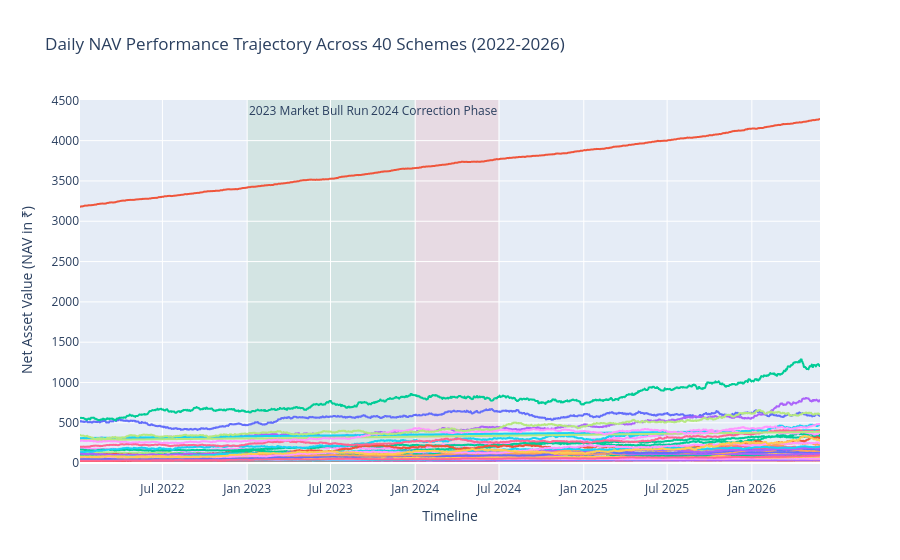

This figure's notebook cell:
### Code cell
nav_query = """
SELECT n.date, n.nav, f.scheme_name 
FROM fact_nav n
JOIN dim_fund f ON n.amfi_code = f.amfi_code;
"""
df_nav = pd.read_sql_query(nav_query, conn)
df_nav['date'] = pd.to_datetime(df_nav['date'])

fig_nav = px.line(
    df_nav, x='date', y='nav', color='scheme_name', 
    title='Daily NAV Performance Trajectory Across 40 Schemes (2022-2026)'
)

fig_nav.add_vrect(
    x0="2023-01-01", x1="2023-12-31", fillcolor="green", opacity=0.08, 
    layer="below", line_width=0, 
    annotation_text="2023 Market Bull Run", 
    annotation_position="top left" # Positions this label at the top
)

fig_nav.add_vrect(
    x0="2024-01-01", x1="2024-06-30", fillcolor="red", opacity=0.08, 
    layer="below", line_width=0, 
    annotation_text=" 2024 Correction Phase", 
    annotation_position="top right" 
)

fig_nav.update_layout(
    xaxis_title="Timeline", 
    yaxis_title="Net Asset Value (NAV in ₹)", 
    legend_visible=False  # Keeps the workspace clean due to high volume of schemes
)
fig_nav.show()

### Figure 1 — Plotly figure (JSON) as saved in the notebook; plotly's stock layout.template omitted (floating-point values rounded to 4 significant figures; data arrays with more than 128 entries replaced by an {"elided": "..."} marker saying what was removed)
{"data": [{"hovertemplate": "scheme_name=HDFC Top 100 Fund - Regular Plan - Growth<br>date=%{x}<br>nav=%{y}<extra></extra>", "legendgroup": "HDFC Top 100 Fund - Regular Plan - Growth", "line": {"color": "#636efa", "dash": "solid"}, "marker": {"symbol": "circle"}, "mode": "lines", "name": "HDFC Top 100 Fund - Regular Plan - Growth", "showlegend": true, "type": "scattergl", "x": {"elided": "1608 str values"}, "xaxis": "x", "y": {"elided": "1608 float values"}, "yaxis": "y"}, {"hovertemplate": "scheme_name=HDFC Short Term Debt Fund - Regular - Growth<br>date=%{x}<br>nav=%{y}<extra></extra>", "legendgroup": "HDFC Short Term Debt Fund - Regular - Growth", "line": {"color": "#EF553B", "dash": "solid"}, "marker": {"symbol": "circle"}, "mode": "lines", "name": "HDFC Short Term Debt Fund - Regular - Growth", "showlegend": true, "type": "scattergl", "x": {"elided": "1608 str values"}, "xaxis": "x", "y": {"elided": "1608 float values"}, "yaxis": "y"}, {"hovertemplate": "scheme_name=HDFC Mid-Cap Opportunities Fund - Regular - Growth<br>date=%{x}<br>nav=%{y}<extra></extra>", "legendgroup": "HDFC Mid-Cap Opportunities Fund - Regular - Growth", "line": {"color": "#00cc96", "dash": "solid"}, "marker": {"symbol": "circle"}, "mode": "lines", "name": "HDFC Mid-Cap Opportunities Fund - Regular - Growth", "showlegend": true, "type": "scattergl", "x": {"elided": "1608 str values"}, "xaxis": "x", "y": {"elided": "1608 float values"}, "yaxis": "y"}, {"hovertemplate": "scheme_name=ABSL Frontline Equity Fund - Regular - Growth<br>date=%{x}<br>nav=%{y}<extra></extra>", "legendgroup": "ABSL Frontline Equity Fund - Regular - Growth", "line": {"color": "#ab63fa", "dash": "solid"}, "marker": {"symbol": "circle"}, "mode": "lines", "name": "ABSL Frontline Equity Fund - Regular - Growth", "showlegend": true, "type": "scattergl", "x": {"elided": "1608 str values"}, "xaxis": "x", "y": {"elided": "1608 float values"}, "yaxis": "y"}, {"hovertemplate": "scheme_name=ABSL Small Cap Fund - Regular - Growth<br>date=%{x}<br>nav=%{y}<extra></extra>", "legendgroup": "ABSL Small Cap Fund - Regular - Growth", "line": {"color": "#FFA15A", "dash": "solid"}, "marker": {"symbol": "circle"}, "mode": "lines", "name": "ABSL Small Cap Fund - Regular - Growth", "showlegend": true, "type": "scattergl", "x": {"elided": "1608 str values"}, "xaxis": "x", "y": {"elided": "1608 float values"}, "yaxis": "y"}, {"hovertemplate": "scheme_name=ABSL Liquid Fund - Regular - Growth<br>date=%{x}<br>nav=%{y}<extra></extra>", "legendgroup": "ABSL Liquid Fund - Regular - Growth", "line": {"color": "#19d3f3", "dash": "solid"}, "marker": {"symbol": "circle"}, "mode": "lines", "name": "ABSL Liquid Fund - Regular - Growth", "showlegend": true, "type": "scattergl", "x": {"elided": "1608 str values"}, "xaxis": "x", "y": {"elided": "1608 float values"}, "yaxis": "y"}, {"hovertemplate": "scheme_name=UTI Nifty 50 Index Fund - Regular - Growth<br>date=%{x}<br>nav=%{y}<extra></extra>", "legendgroup": "UTI Nifty 50 Index Fund - Regular - Growth", "line": {"color": "#FF6692", "dash": "solid"}, "marker": {"symbol": "circle"}, "mode": "lines", "name": "UTI Nifty 50 Index Fund - Regular - Growth", "showlegend": true, "type": "scattergl", "x": {"elided": "1608 str values"}, "xaxis": "x", "y": {"elided": "1608 float values"}, "yaxis": "y"}, {"hovertemplate": "scheme_name=UTI Mid Cap Fund - Regular - Growth<br>date=%{x}<br>nav=%{y}<extra></extra>", "legendgroup": "UTI Mid Cap Fund - Regular - Growth", "line": {"color": "#B6E880", "dash": "solid"}, "marker": {"symbol": "circle"}, "mode": "lines", "name": "UTI Mid Cap Fund - Regular - Growth", "showlegend": true, "type": "scattergl", "x": {"elided": "1608 str values"}, "xaxis": "x", "y": {"elided": "1608 float values"}, "yaxis": "y"}, {"hovertemplate": "scheme_name=UTI Flexi Cap Fund - Regular - Growth<br>date=%{x}<br>nav=%{y}<extra></extra>", "legendgroup": "UTI Flexi Cap Fund - Regular - Growth", "line": {"color": "#FF97FF", "dash": "solid"}, "marker": {"symbol": "circle"}, "mode": "lines", "name": "UTI Flexi Cap Fund - Regular - Growth", "showlegend": true, "type": "scattergl", "x": {"elided": "1608 str values"}, "xaxis": "x", "y": {"elided": "1608 float values"}, "yaxis": "y"}, {"hovertemplate": "scheme_name=Nippon India Large Cap Fund - Regular - Growth<br>date=%{x}<br>nav=%{y}<extra></extra>", "legendgroup": "Nippon India Large Cap Fund - Regular - Growth", "line": {"color": "#FECB52", "dash": "solid"}, "marker": {"symbol": "circle"}, "mode": "lines", "name": "Nippon India Large Cap Fund - Regular - Growth", "showlegend": true, "type": "scattergl", "x": {"elided": "1608 str values"}, "xaxis": "x", "y": {"elided": "1608 float values"}, "yaxis": "y"}, {"hovertemplate": "scheme_name=Nippon India Large Cap Fund - Direct - Growth<br>date=%{x}<br>nav=%{y}<extra></extra>", "legendgroup": "Nippon India Large Cap Fund - Direct - Growth", "line": {"color": "#636efa", "dash": "solid"}, "marker": {"symbol": "circle"}, "mode": "lines", "name": "Nippon India Large Cap Fund - Direct - Growth", "showlegend": true, "type": "scattergl", "x": {"elided": "1608 str values"}, "xaxis": "x", "y": {"elided": "1608 float values"}, "yaxis": "y"}, {"hovertemplate": "scheme_name=Nippon India Small Cap Fund - Regular - Growth<br>date=%{x}<br>nav=%{y}<extra></extra>", "legendgroup": "Nippon India Small Cap Fund - Regular - Growth", "line": {"color": "#EF553B", "dash": "solid"}, "marker": {"symbol": "circle"}, "mode": "lines", "name": "Nippon India Small Cap Fund - Regular - Growth", "showlegend": true, "type": "scattergl", "x": {"elided": "1608 str values"}, "xaxis": "x", "y": {"elided": "1608 float values"}, "yaxis": "y"}, {"hovertemplate": "scheme_name=Nippon India ETF Nifty 50 BeES<br>date=%{x}<br>nav=%{y}<extra></extra>", "legendgroup": "Nippon India ETF Nifty 50 BeES", "line": {"color": "#00cc96", "dash": "solid"}, "marker": {"symbol": "circle"}, "mode": "lines", "name": "Nippon India ETF Nifty 50 BeES", "showlegend": true, "type": "scattergl", "x": {"elided": "1608 str values"}, "xaxis": "x", "y": {"elided": "1608 float values"}, "yaxis": "y"}, {"hovertemplate": "scheme_name=Nippon India Gilt Securities Fund - Regular - Growth<br>date=%{x}<br>nav=%{y}<extra></extra>", "legendgroup": "Nippon India Gilt Securities Fund - Regular - Growth", "line": {"color": "#ab63fa", "dash": "solid"}, "marker": {"symbol": "circle"}, "mode": "lines", "name": "Nippon India Gilt Securities Fund - Regular - Growth", "showlegend": true, "type": "scattergl", "x": {"elided": "1608 str values"}, "xaxis": "x", "y": {"elided": "1608 float values"}, "yaxis": "y"}, {"hovertemplate": "scheme_name=Axis Bluechip Fund - Regular - Growth<br>date=%{x}<br>nav=%{y}<extra></extra>", "legendgroup": "Axis Bluechip Fund - Regular - Growth", "line": {"color": "#FFA15A", "dash": "solid"}, "marker": {"symbol": "circle"}, "mode": "lines", "name": "Axis Bluechip Fund - Regular - Growth", "showlegend": true, "type": "scattergl", "x": {"elided": "1608 str values"}, "xaxis": "x", "y": {"elided": "1608 float values"}, "yaxis": "y"}, {"hovertemplate": "scheme_name=Axis Bluechip Fund - Direct - Growth<br>date=%{x}<br>nav=%{y}<extra></extra>", "legendgroup": "Axis Bluechip Fund - Direct - Growth", "line": {"color": "#19d3f3", "dash": "solid"}, "marker": {"symbol": "circle"}, "mode": "lines", "name": "Axis Bluechip Fund - Direct - Growth", "showlegend": true, "type": "scattergl", "x": {"elided": "1608 str values"}, "xaxis": "x", "y": {"elided": "1608 float values"}, "yaxis": "y"}, {"hovertemplate": "scheme_name=Axis Midcap Fund - Regular - Growth<br>date=%{x}<br>nav=%{y}<extra></extra>", "legendgroup": "Axis Midcap Fund - Regular - Growth", "line": {"color": "#FF6692", "dash": "solid"}, "marker": {"symbol": "circle"}, "mode": "lines", "name": "Axis Midcap Fund - Regular - Growth", "showlegend": true, "type": "scattergl", "x": {"elided": "1608 str values"}, "xaxis": "x", "y": {"elided": "1608 float values"}, "yaxis": "y"}, {"hovertemplate": "scheme_name=Axis Small Cap Fund - Regular - Growth<br>date=%{x}<br>nav=%{y}<extra></extra>", "legendgroup": "Axis Small Cap Fund - Regular - Growth", "line": {"color": "#B6E880", "dash": "solid"}, "marker": {"symbol": "circle"}, "mode": "lines", "name": "Axis Small Cap Fund - Regular - Growth", "showlegend": true, "type": "scattergl", "x": {"elided": "1608 str values"}, "xaxis": "x", "y": {"elided": "1608 float values"}, "yaxis": "y"}, {"hovertemplate": "scheme_name=SBI Magnum Gilt Fund - Regular Plan - Growth<br>date=%{x}<br>nav=%{y}<extra></extra>", "legendgroup": "SBI Magnum Gilt Fund - Regular Plan - Growth", "line": {"color": "#FF97FF", "dash": "solid"}, "marker": {"symbol": "circle"}, "mode": "lines", "name": "SBI Magnum Gilt Fund - Regular Plan - Growth", "showlegend": true, "type": "scattergl", "x": {"elided": "1608 str values"}, "xaxis": "x", "y": {"elided": "1608 float values"}, "yaxis": "y"}, {"hovertemplate": "scheme_name=SBI Bluechip Fund - Regular Plan - Growth<br>date=%{x}<br>nav=%{y}<extra></extra>", "legendgroup": "SBI Bluechip Fund - Regular Plan - Growth", "line": {"color": "#FECB52", "dash": "solid"}, "marker": {"symbol": "circle"}, "mode": "lines", "name": "SBI Bluechip Fund - Regular Plan - Growth", "showlegend": true, "type": "scattergl", "x": {"elided": "1608 str values"}, "xaxis": "x", "y": {"elided": "1608 float values"}, "yaxis": "y"}, {"hovertemplate": "scheme_name=SBI Bluechip Fund - Direct Plan - Growth<br>date=%{x}<br>nav=%{y}<extra></extra>", "legendgroup": "SBI Bluechip Fund - Direct Plan - Growth", "line": {"color": "#636efa", "dash": "solid"}, "marker": {"symbol": "circle"}, "mode": "lines", "name": "SBI Bluechip Fund - Direct Plan - Growth", "showlegend": true, "type": "scattergl", "x": {"elided": "1608 str values"}, "xaxis": "x", "y": {"elided": "1608 float values"}, "yaxis": "y"}, {"hovertemplate": "scheme_name=SBI Small Cap Fund - Regular Plan - Growth<br>date=%{x}<br>nav=%{y}<extra></extra>", "legendgroup": "SBI Small Cap Fund - Regular Plan - Growth", "line": {"color": "#EF553B", "dash": "solid"}, "marker": {"symbol": "circle"}, "mode": "lines", "name": "SBI Small Cap Fund - Regular Plan - Growth", "showlegend": true, "type": "scattergl", "x": {"elided": "1608 str values"}, "xaxis": "x", "y": {"elided": "1608 float values"}, "yaxis": "y"}, {"hovertemplate": "scheme_name=SBI Small Cap Fund - Direct Plan - Growth<br>date=%{x}<br>nav=%{y}<extra></extra>", "legendgroup": "SBI Small Cap Fund - Direct Plan - Growth", "line": {"color": "#00cc96", "dash": "solid"}, "marker": {"symbol": "circle"}, "mode": "lines", "name": "SBI Small Cap Fund - Direct Plan - Growth", "showlegend": true, "type": "scattergl", "x": {"elided": "1608 str values"}, "xaxis": "x", "y": {"elided": "1608 float values"}, "yaxis": "y"}, {"hovertemplate": "scheme_name=ICICI Pru Bluechip Fund - Regular - Growth<br>date=%{x}<br>nav=%{y}<extra></extra>", "legendgroup": "ICICI Pru Bluechip Fund - Regular - Growth", "line": {"color": "#ab63fa", "dash": "solid"}, "marker": {"symbol": "circle"}, "mode": "lines", "name": "ICICI Pru Bluechip Fund - Regular - Growth", "showlegend": true, "type": "scattergl", "x": {"elided": "1608 str values"}, "xaxis": "x", "y": {"elided": "1608 float values"}, "yaxis": "y"}, {"hovertemplate": "scheme_name=ICICI Pru Bluechip Fund - Direct - Growth<br>date=%{x}<br>nav=%{y}<extra></extra>", "legendgroup": "ICICI Pru Bluechip Fund - Direct - Growth", "line": {"color": "#FFA15A", "dash": "solid"}, "marker": {"symbol": "circle"}, "mode": "lines", "name": "ICICI Pru Bluechip Fund - Direct - Growth", "showlegend": true, "type": "scattergl", "x": {"elided": "1608 str values"}, "xaxis": "x", "y": {"elided": "1608 float values"}, "yaxis": "y"}, {"hovertemplate": "scheme_name=ICICI Pru Midcap Fund - Regular - Growth<br>date=%{x}<br>nav=%{y}<extra></extra>", "legendgroup": "ICICI Pru Midcap Fund - Regular - Growth", "line": {"color": "#19d3f3", "dash": "solid"}, "marker": {"symbol": "circle"}, "mode": "lines", "name": "ICICI Pru Midcap Fund - Regular - Growth", "showlegend": true, "type": "scattergl", "x": {"elided": "1608 str values"}, "xaxis": "x", "y": {"elided": "1608 float values"}, "yaxis": "y"}, {"hovertemplate": "scheme_name=ICICI Pru Value Discovery Fund - Regular - Growth<br>date=%{x}<br>nav=%{y}<extra></extra>", "legendgroup": "ICICI Pru Value Discovery Fund - Regular - Growth", "line": {"color": "#FF6692", "dash": "solid"}, "marker": {"symbol": "circle"}, "mode": "lines", "name": "ICICI Pru Value Discovery Fund - Regular - Growth", "showlegend": true, "type": "scattergl", "x": {"elided": "1608 str values"}, "xaxis": "x", "y": {"elided": "1608 float values"}, "yaxis": "y"}, {"hovertemplate": "scheme_name=ICICI Pru Liquid Fund - Regular - Growth<br>date=%{x}<br>nav=%{y}<extra></extra>", "legendgroup": "ICICI Pru Liquid Fund - Regular - Growth", "line": {"color": "#B6E880", "dash": "solid"}, "marker": {"symbol": "circle"}, "mode": "lines", "name": "ICICI Pru Liquid Fund - Regular - Growth", "showlegend": true, "type": "scattergl", "x": {"elided": "1608 str values"}, "xaxis": "x", "y": {"elided": "1608 float values"}, "yaxis": "y"}, {"hovertemplate": "scheme_name=Kotak Bluechip Fund - Regular - Growth<br>date=%{x}<br>nav=%{y}<extra></extra>", "legendgroup": "Kotak Bluechip Fund - Regular - Growth", "line": {"color": "#FF97FF", "dash": "solid"}, "marker": {"symbol": "circle"}, "mode": "lines", "name": "Kotak Bluechip Fund - Regular - Growth", "showlegend": true, "type": "scattergl", "x": {"elided": "1608 str values"}, "xaxis": "x", "y": {"elided": "1608 float values"}, "yaxis": "y"}, {"hovertemplate": "scheme_name=Kotak Emerging Equity Fund - Regular - Growth<br>date=%{x}<br>nav=%{y}<extra></extra>", "legendgroup": "Kotak Emerging Equity Fund - Regular - Growth", "line": {"color": "#FECB52", "dash": "solid"}, "marker": {"symbol": "circle"}, "mode": "lines", "name": "Kotak Emerging Equity Fund - Regular - Growth", "showlegend": true, "type": "scattergl", "x": {"elided": "1608 str values"}, "xaxis": "x", "y": {"elided": "1608 float values"}, "yaxis": "y"}, {"hovertemplate": "scheme_name=Kotak Flexicap Fund - Regular - Growth<br>date=%{x}<br>nav=%{y}<extra></extra>", "legendgroup": "Kotak Flexicap Fund - Regular - Growth", "line": {"color": "#636efa", "dash": "solid"}, "marker": {"symbol": "circle"}, "mode": "lines", "name": "Kotak Flexicap Fund - Regular - Growth", "showlegend": true, "type": "scattergl", "x": {"elided": "1608 str values"}, "xaxis": "x", "y": {"elided": "1608 float values"}, "yaxis": "y"}, {"hovertemplate": "scheme_name=Kotak Liquid Fund - Regular - Growth<br>date=%{x}<br>nav=%{y}<extra></extra>", "legendgroup": "Kotak Liquid Fund - Regular - Growth", "line": {"color": "#EF553B", "dash": "solid"}, "marker": {"symbol": "circle"}, "mode": "lines", "name": "Kotak Liquid Fund - Regular - Growth", "showlegend": true, "type": "scattergl", "x": {"elided": "1608 str values"}, "xaxis": "x", "y": {"elided": "1608 float values"}, "yaxis": "y"}, {"hovertemplate": "scheme_name=HDFC Top 100 Fund - Direct Plan - Growth<br>date=%{x}<br>nav=%{y}<extra></extra>", "legendgroup": "HDFC Top 100 Fund - Direct Plan - Growth", "line": {"color": "#00cc96", "dash": "solid"}, "marker": {"symbol": "circle"}, "mode": "lines", "name": "HDFC Top 100 Fund - Direct Plan - Growth", "showlegend": true, "type": "scattergl", "x": {"elided": "1608 str values"}, "xaxis": "x", "y": {"elided": "1608 float values"}, "yaxis": "y"}, {"hovertemplate": "scheme_name=HDFC Mid-Cap Opportunities Fund - Direct - Growth<br>date=%{x}<br>nav=%{y}<extra></extra>", "legendgroup": "HDFC Mid-Cap Opportunities Fund - Direct - Growth", "line": {"color": "#ab63fa", "dash": "solid"}, "marker": {"symbol": "circle"}, "mode": "lines", "name": "HDFC Mid-Cap Opportunities Fund - Direct - Growth", "showlegend": true, "type": "scattergl", "x": {"elided": "1608 str values"}, "xaxis": "x", "y": {"elided": "1608 float values"}, "yaxis": "y"}, {"hovertemplate": "scheme_name=Mirae Asset Large Cap Fund - Regular - Growth<br>date=%{x}<br>nav=%{y}<extra></extra>", "legendgroup": "Mirae Asset Large Cap Fund - Regular - Growth", "line": {"color": "#FFA15A", "dash": "solid"}, "marker": {"symbol": "circle"}, "mode": "lines", "name": "Mirae Asset Large Cap Fund - Regular - Growth", "showlegend": true, "type": "scattergl", "x": {"elided": "1608 str values"}, "xaxis": "x", "y": {"elided": "1608 float values"}, "yaxis": "y"}, {"hovertemplate": "scheme_name=Mirae Asset Emerging Bluechip Fund - Regular - Growth<br>date=%{x}<br>nav=%{y}<extra></extra>", "legendgroup": "Mirae Asset Emerging Bluechip Fund - Regular - Growth", "line": {"color": "#19d3f3", "dash": "solid"}, "marker": {"symbol": "circle"}, "mode": "lines", "name": "Mirae Asset Emerging Bluechip Fund - Regular - Growth", "showlegend": true, "type": "scattergl", "x": {"elided": "1608 str values"}, "xaxis": "x", "y": {"elided": "1608 float values"}, "yaxis": "y"}, {"hovertemplate": "scheme_name=Mirae Asset Tax Saver Fund - Regular - Growth<br>date=%{x}<br>nav=%{y}<extra></extra>", "legendgroup": "Mirae Asset Tax Saver Fund - Regular - Growth", "line": {"color": "#FF6692", "dash": "solid"}, "marker": {"symbol": "circle"}, "mode": "lines", "name": "Mirae Asset Tax Saver Fund - Regular - Growth", "showlegend": true, "type": "scattergl", "x": {"elided": "1608 str values"}, "xaxis": "x", "y": {"elided": "1608 float values"}, "yaxis": "y"}, {"hovertemplate": "scheme_name=DSP Top 100 Equity Fund - Regular - Growth<br>date=%{x}<br>nav=%{y}<extra></extra>", "legendgroup": "DSP Top 100 Equity Fund - Regular - Growth", "line": {"color": "#B6E880", "dash": "solid"}, "marker": {"symbol": "circle"}, "mode": "lines", "name": "DSP Top 100 Equity Fund - Regular - Growth", "showlegend": true, "type": "scattergl", "x": {"elided": "1608 str values"}, "xaxis": "x", "y": {"elided": "1608 float values"}, "yaxis": "y"}, {"hovertemplate": "scheme_name=DSP Midcap Fund - Regular - Growth<br>date=%{x}<br>nav=%{y}<extra></extra>", "legendgroup": "DSP Midcap Fund - Regular - Growth", "line": {"color": "#FF97FF", "dash": "solid"}, "marker": {"symbol": "circle"}, "mode": "lines", "name": "DSP Midcap Fund - Regular - Growth", "showlegend": true, "type": "scattergl", "x": {"elided": "1608 str values"}, "xaxis": "x", "y": {"elided": "1608 float values"}, "yaxis": "y"}, {"hovertemplate": "scheme_name=DSP Small Cap Fund - Regular - Growth<br>date=%{x}<br>nav=%{y}<extra></extra>", "legendgroup": "DSP Small Cap Fund - Regular - Growth", "line": {"color": "#FECB52", "dash": "solid"}, "marker": {"symbol": "circle"}, "mode": "lines", "name": "DSP Small Cap Fund - Regular - Growth", "showlegend": true, "type": "scattergl", "x": {"elided": "1608 str values"}, "xaxis": "x", "y": {"elided": "1608 float values"}, "yaxis": "y"}], "layout": {"annotations": [{"showarrow": false, "text": "2023 Market Bull Run", "x": "2023-01-01", "xanchor": "left", "xref": "x", "y": 1, "yanchor": "top", "yref": "y domain"}, {"showarrow": false, "text": " 2024 Correction Phase", "x": "2024-06-30", "xanchor": "right", "xref": "x", "y": 1, "yanchor": "top", "yref": "y domain"}], "legend": {"title": {"text": "scheme_name"}, "tracegroupgap": 0, "visible": false}, "shapes": [{"fillcolor": "green", "layer": "below", "line": {"width": 0}, "opacity": 0.08, "type": "rect", "x0": "2023-01-01", "x1": "2023-12-31", "xref": "x", "y0": 0, "y1": 1, "yref": "y domain"}, {"fillcolor": "red", "layer": "below", "line": {"width": 0}, "opacity": 0.08, "type": "rect", "x0": "2024-01-01", "x1": "2024-06-30", "xref": "x", "y0": 0, "y1": 1, "yref": "y domain"}], "title": {"text": "Daily NAV Performance Trajectory Across 40 Schemes (2022-2026)"}, "xaxis": {"anchor": "y", "domain": [0, 1], "title": {"text": "Timeline"}}, "yaxis": {"anchor": "x", "domain": [0, 1], "title": {"text": "Net Asset Value (NAV in ₹)"}}}}
